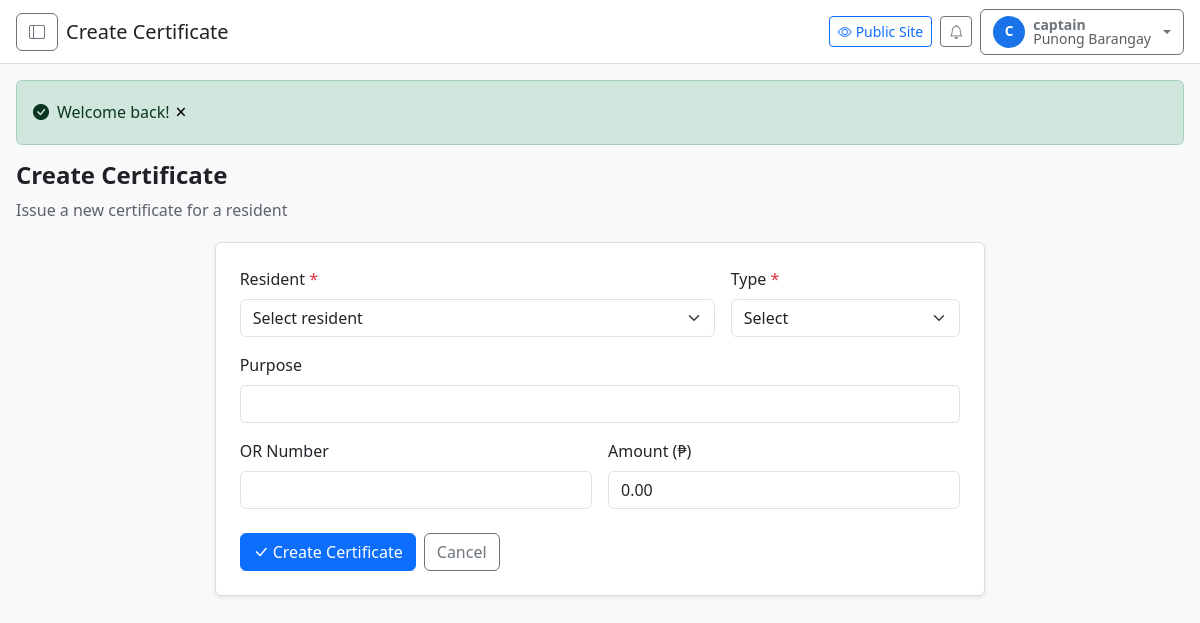
The app's page /admin/certificates/create (signed in) with its own data.
### tables this page shows
CREATE TABLE `users` (
  `id` INT UNSIGNED NOT NULL AUTO_INCREMENT,
  `username` VARCHAR(50) NOT NULL,
  `email` VARCHAR(150) NOT NULL,
  `password_hash` VARCHAR(255) NOT NULL,
  `first_name` VARCHAR(100) NULL DEFAULT NULL,
  `last_name` VARCHAR(100) NULL DEFAULT NULL,
  `role` ENUM('captain','kagawad','secretary','treasurer','bhw','tanod','census','sk_chair','resident') NOT NULL DEFAULT 'resident',
  `status` ENUM('active','inactive','suspended') NOT NULL DEFAULT 'active',
  `email_verified_at` TIMESTAMP NULL DEFAULT NULL,
  `last_login_at` TIMESTAMP NULL DEFAULT NULL,
  `remember_token` VARCHAR(100) NULL DEFAULT NULL,
  `created_at` TIMESTAMP NOT NULL DEFAULT CURRENT_TIMESTAMP,
  `updated_at` TIMESTAMP NOT NULL DEFAULT CURRENT_TIMESTAMP ON UPDATE CURRENT_TIMESTAMP,
  `deleted_at` TIMESTAMP NULL DEFAULT NULL,
  PRIMARY KEY (`id`),
  UNIQUE KEY `uk_users_username` (`username`),
  UNIQUE KEY `uk_users_email` (`email`),
  INDEX `idx_users_role` (`role`),
  INDEX `idx_users_status` (`status`)
);

### controllers/admin/CertificateController.php (called while the page is built, shortened)
<?php
class CertificateController extends \Controller {
    public function create() {
        $db = $this->db;
        $residents = $db->query("SELECT id, first_name, last_name FROM residents WHERE deleted_at IS NULL AND status = 'active' ORDER BY last_name, first_name")->fetchAll();
        $docTypes = $db->query("SELECT id, name, fee FROM document_types WHERE deleted_at IS NULL AND category = 'certificate' AND is_active = 1 ORDER BY name")->fetchAll();
        $this->viewAdmin('certificates/create', [
            'title' => 'Create Certificate',
            'residents' => $residents,
            'docTypes' => $docTypes,
        ]);
    }
}

### core/Router.php (called while the page is built, shortened)
<?php
class Router {
    private $routes = [];
    private $groupPrefix = '';
    private $groupMiddleware = [];
    public function group($prefix, $middleware, callable $callback) {
        $previousPrefix = $this->groupPrefix;
        $previousMiddleware = $this->groupMiddleware;
        $this->groupPrefix = $previousPrefix . $prefix;
        $this->groupMiddleware = array_merge($previousMiddleware, (array)$middleware);
        $this->groupPrefix = $previousPrefix;
        $this->groupMiddleware = $previousMiddleware;
    }
    private function addRoute($method, $path, $handler, $middleware) {
        $fullPath = $this->groupPrefix . '/' . ltrim($path, '/');
        $fullPath = '/' . trim($fullPath, '/');
        $this->routes[] = [
            'method' => $method,
            'path' => $fullPath,
            'handler' => $handler,
            'middleware' => array_merge($this->groupMiddleware, (array)$middleware),
        ];
    }
    public function dispatch($method, $url) {
        $path = parse_url($url, PHP_URL_PATH) ?: '/';
        $scriptName = $_SERVER['SCRIPT_NAME'] ?? '/index.php';
        $basePath = str_replace(basename($scriptName), '', $scriptName);
        $basePath = rtrim($basePath, '/');
        if ($basePath && str_starts_with($path, $basePath)) {
            $path = substr($path, strlen($basePath));
        }
        $path = '/' . trim($path, '/');
        foreach ($this->routes as $route) {
            if ($route['method'] !== $method) continue;
            $pattern = $this->buildPattern($route['path']);
            if (preg_match($pattern, $path, $matches)) {
                $params = array_filter($matches, 'is_string', ARRAY_FILTER_USE_KEY);
                return $this->callHandler($route['handler'], $params);
            }
        }
    }
    private function buildPattern($path) {
        $pattern = preg_replace('/\{(\w+)\}/', '(?P<$1>[^/]+)', $path);
        return '#^' . $pattern . '/?$#';
    }
    private function callHandler($handler, $params) {
        if (is_string($handler) && str_contains($handler, '@')) {
            [$controllerClass, $method] = explode('@', $handler);
            $controller = new $controllerClass();
            return call_user_func_array([$controller, $method], $params);
        }
        return call_user_func_array($handler, $params);
    }
}

### core/App.php (called while the page is built, shortened)
<?php
class App {
    private $router;
    public function __construct() {
        $this->router = new Router();
    }
    public function run() {
        $method = $_SERVER['REQUEST_METHOD'];
        $url = $_SERVER['REQUEST_URI'];
        $this->router->dispatch($method, $url);
    }
}

### index.php (called while the page is built, shortened)
<?php
require_once CORE_PATH . '/helpers.php';
require_once CORE_PATH . '/Session.php';
require_once CORE_PATH . '/Router.php';
require_once CORE_PATH . '/Database.php';
require_once CORE_PATH . '/Controller.php';
require_once CORE_PATH . '/Auth.php';
spl_autoload_register(function ($class) {
    $prefixes = [
        'Controllers\\' => CONTROLLERS_PATH,
        'Models\\' => MODELS_PATH,
        'Middleware\\' => ROOT_PATH . '/middleware',
    ];
    foreach ($prefixes as $prefix => $baseDir) {
        if (str_starts_with($class, $prefix)) {
            $relative = str_replace($prefix, '', $class);
            $file = $baseDir . '/' . str_replace('\\', '/', $relative) . '.php';
            return;
        }
    }
});
require_once CORE_PATH . '/App.php';
$app = new App();
$app->run();

### core/helpers.php (called while the page is built, shortened)
<?php
function e($value) {
    return htmlspecialchars($value ?? '', ENT_QUOTES, 'UTF-8');
}
function url($path = '') {
    $base = rtrim(dirname($_SERVER['SCRIPT_NAME']), '/');
    return $base . '/' . ltrim($path, '/');
}
function admin_url($path = '') {
    return url('admin/' . ltrim($path, '/'));
}
function asset($path) {
    return url('public/' . ltrim($path, '/'));
}
function old($key, $default = '') {
    return $_POST[$key] ?? $_SESSION['old_input'][$key] ?? $default;
}
function flash($key, $message = null) {
    if ($message !== null) {
        $_SESSION['flash'][$key] = $message;
    } else {
        $msg = $_SESSION['flash'][$key] ?? null;
        return $msg;
    }
}

### core/Auth.php (called while the page is built, shortened)
<?php
class Auth {
    public static function user() {
        $db = Database::getInstance()->getConnection();
        $stmt = $db->prepare("SELECT * FROM users WHERE id = ? AND deleted_at IS NULL");
        $stmt->execute([Session::get('user_id')]);
        return $stmt->fetch();
    }
}

### core/Session.php (called while the page is built, shortened)
<?php
class Session {
    public static function get($key, $default = null) {
        return $_SESSION[$key] ?? $default;
    }
}

### core/Database.php (called while the page is built)
<?php
class Database {
    private static $instance = null;
    private $connection;
    private function __construct() {
        $config = require CONFIG_PATH . '/database.php';
        $dsn = "mysql:host={$config['host']};port={$config['port']};dbname={$config['database']};charset={$config['charset']}";
        $this->connection = new PDO($dsn, $config['username'], $config['password'], $config['options']);
    }
    public static function getInstance() {
        if (self::$instance === null) {
            self::$instance = new self();
        }
        return self::$instance;
    }
    public function getConnection() {
        return $this->connection;
    }
}

### config/database.php (called while the page is built)
<?php
return [
    'host' => 'localhost',
    'port' => '3306',
    'database' => 'bims',
    'username' => 'root',
    'password' => '',
    'charset' => 'utf8mb4',
    'collation' => 'utf8mb4_unicode_ci',
    'options' => [
        PDO::ATTR_ERRMODE => PDO::ERRMODE_EXCEPTION,
        PDO::ATTR_DEFAULT_FETCH_MODE => PDO::FETCH_ASSOC,
        PDO::ATTR_EMULATE_PREPARES => false,
    ],
];

### models/User.php (called while the page is built, shortened)
<?php
class User extends \Model {
    public function getRoleName($role) {
        $roles = [
            'captain' => 'Punong Barangay',
            'kagawad' => 'Barangay Kagawad',
            'secretary' => 'Barangay Secretary',
            'treasurer' => 'Barangay Treasurer',
            'bhw' => 'Barangay Health Worker',
            'tanod' => 'Barangay Tanod',
            'census' => 'Census Officer',
            'sk_chair' => 'SK Chairman',
            'resident' => 'Resident',
        ];
        return $roles[$role] ?? $role;
    }
}

### views/admin/certificates/create.php (the view, shortened to what this page needs)
<div class="page-header">
    <h1 class="page-title">Create Certificate</h1>
    <p class="page-subtitle">Issue a new certificate for a resident</p>
</div>
<div class="row justify-content-center">
    <div class="col-lg-8">
        <div class="card shadow-sm">
            <div class="card-body p-4">
                <form method="POST" action="<?= admin_url('certificates/store') ?>" novalidate>
                    <div class="row g-3">
                        <div class="col-md-8">
                            <label class="form-label" for="resident_id">Resident <span class="text-danger">*</span></label>
                            <select id="resident_id" name="resident_id" class="form-select" required>
                                <option value="">Select resident</option>
                            </select>
                        </div>
                        <div class="col-md-4">
                            <label class="form-label" for="certificate_type">Type <span class="text-danger">*</span></label>
                            <select id="certificate_type" name="certificate_type" class="form-select" required>
                                <option value="">Select</option>
                            </select>
                        </div>
                        <div class="col-12">
                            <label class="form-label" for="purpose">Purpose</label>
                            <input type="text" id="purpose" name="purpose" class="form-control" value="<?= e(old('purpose')) ?>">
                        </div>
                        <div class="col-md-6">
                            <label class="form-label" for="or_number">OR Number</label>
                            <input type="text" id="or_number" name="or_number" class="form-control" value="<?= e(old('or_number')) ?>">
                        </div>
                        <div class="col-md-6">
                            <label class="form-label" for="amount">Amount (₱)</label>
                            <input type="number" id="amount" name="amount" class="form-control" step="0.01" min="0" value="<?= e(old('amount', '0.00')) ?>">
                        </div>
                    </div>
                    <div class="d-flex gap-2 mt-4">
                        <button type="submit" class="btn btn-primary"><i class="bi bi-check-lg me-1"></i>Create Certificate</button>
                        <a href="<?= admin_url('certificates') ?>" class="btn btn-outline-secondary">Cancel</a>
                    </div>
                </form>
            </div>
        </div>
    </div>
</div>

### views/admin/layouts/main.php (shortened to what this page needs)
<?php
$adminUser = \Auth::user();
$userModel = new \Models\User();
?>
<!DOCTYPE html>
<html lang="en" data-theme="light" data-font-scale="100">
<head>
    <link href="https://cdn.jsdelivr.net/npm/bootstrap@5.3.3/dist/css/bootstrap.min.css" rel="stylesheet">
    <link href="https://cdn.jsdelivr.net/npm/bootstrap-icons@1.11.3/font/bootstrap-icons.min.css" rel="stylesheet">
    <link rel="stylesheet" href="<?= asset('css/main.css') ?>">
    <link rel="stylesheet" href="<?= asset('css/admin.css') ?>">
    <link rel="stylesheet" href="<?= asset('css/accessibility.css') ?>" id="accessibility-css">
</head>
<body>
<div class="wrapper d-flex">
    <div class="content flex-grow-1 d-flex flex-column">
        <header class="admin-topbar d-flex align-items-center justify-content-between px-3 py-2">
            <div class="d-flex align-items-center gap-2">
                <button class="btn btn-outline-secondary d-none d-lg-inline-flex" data-bs-toggle="offcanvas" data-bs-target="#adminSidebar" aria-label="Toggle menu"><i class="bi bi-layout-sidebar"></i></button>
                <strong class="h5 mb-0"><?= e($title ?? 'Dashboard') ?></strong>
            </div>
            <div class="d-flex align-items-center gap-2">
                <a href="<?= url('') ?>" class="btn btn-outline-primary btn-sm"><i class="bi bi-eye me-1"></i>Public Site</a>
                <a href="<?= admin_url('notifications') ?>" class="btn btn-outline-secondary btn-sm position-relative" aria-label="Notifications"><i class="bi bi-bell"></i></a>
                <div class="dropdown">
                    <button class="btn btn-outline-secondary dropdown-toggle d-flex align-items-center gap-2" type="button"
                            data-bs-toggle="dropdown" aria-expanded="false">
                        <span class="avatar rounded-circle d-flex align-items-center justify-content-center"><?= e(strtoupper(mb_substr($adminUser['username'] ?? 'U', 0, 1))) ?></span>
                        <span class="d-none d-md-flex flex-column lh-1 text-start">
                            <span class="small fw-semibold"><?= e($adminUser['username'] ?? 'Admin') ?></span>
                            <span class="small text-muted"><?= e($userModel->getRoleName($adminUser['role'])) ?></span>
                        </span>
                    </button>
                </div>
            </div>
        </header>
        <main class="admin-content flex-grow-1 p-3">
            <?php if ($success = flash('success')): ?>
                <div class="alert alert-success d-flex align-items-center" role="alert"><i class="bi bi-check-circle-fill me-2"></i><div><?= e($success) ?></div></div>
            <?php endif; ?>
            <?= $content ?>
        </main>
    </div>
</div>
</body>
</html>

### public/css/main.css (style rules this page uses)
:root { --primary: #1a73e8; --primary-dark: #1557b0; --primary-light: #e8f0fe; --success: #1e8e3e; --warning: #f9ab00; --danger: #d93025; --text: #202124; --text-muted: #5f6368; --bg: #ffffff; --bg-alt: #f8f9fa; --border: #dadce0; --shadow: 0 1px 3px rgba(60,64,67,0.3); --shadow-lg: 0 4px 12px rgba(60,64,67,0.2); --font-base: 16px; --font-scale: 1; --bs-primary: #1a73e8; }
html { font-size: calc(var(--font-base) * var(--font-scale)); scroll-behavior: smooth; }
body { background: var(--bg); color: var(--text); min-height: 100vh; display: flex; flex-direction: column; }
.card { box-shadow: var(--shadow); border-color: var(--border); }
.avatar { width: 32px; height: 32px; background: var(--primary); color: #fff; font-weight: 700; font-size: 0.85rem; }

### public/css/admin.css (style rules this page uses)
body { background: var(--bg-alt); }
.wrapper { min-height: 100vh; }
.admin-topbar { background: var(--bg); border-bottom: 1px solid var(--border); min-height: 64px; }
.admin-content { background: var(--bg-alt); min-height: calc(100vh - 64px); }
.page-header { margin-bottom: 1.25rem; }
.page-title { font-size: 1.5rem; font-weight: 700; }
.page-subtitle { color: var(--text-muted); }

### records on screen
users: username "C", username "captain", role "Punong Barangay"

### other values on screen
$title "Create Certificate"
$success "Welcome back!"
